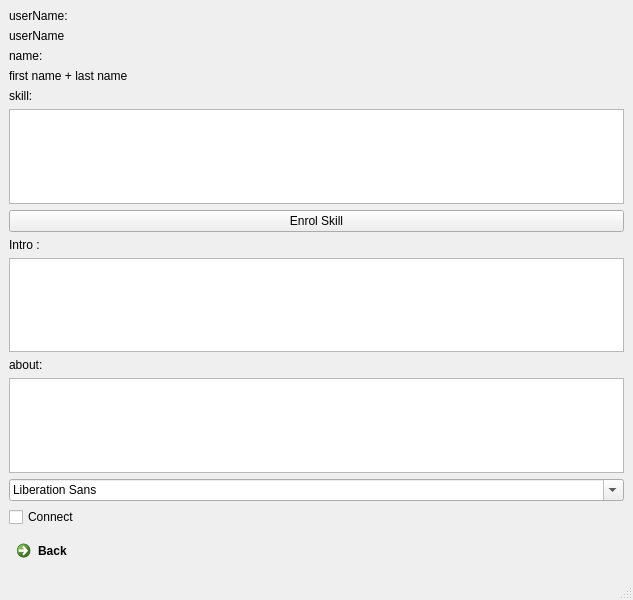
<?xml version="1.0" encoding="UTF-8"?>
<ui version="4.0">
 <class>MainWindow</class>
 <widget class="QMainWindow" name="MainWindow">
  <property name="geometry">
   <rect>
    <x>0</x>
    <y>0</y>
    <width>633</width>
    <height>600</height>
   </rect>
  </property>
  <property name="windowTitle">
   <string>MainWindow</string>
  </property>
  <widget class="QWidget" name="centralwidget">
   <layout class="QVBoxLayout" name="verticalLayout">
    <item>
     <widget class="QLabel" name="label">
      <property name="text">
       <string>userName:</string>
      </property>
     </widget>
    </item>
    <item>
     <widget class="QLabel" name="Username">
      <property name="text">
       <string>userName</string>
      </property>
     </widget>
    </item>
    <item>
     <widget class="QLabel" name="label_3">
      <property name="text">
       <string>name:</string>
      </property>
     </widget>
    </item>
    <item>
     <widget class="QLabel" name="Name">
      <property name="text">
       <string>first name + last name</string>
      </property>
     </widget>
    </item>
    <item>
     <widget class="QLabel" name="label_5">
      <property name="text">
       <string>skill:</string>
      </property>
     </widget>
    </item>
    <item>
     <widget class="QTextBrowser" name="Skill_textBrowser"/>
    </item>
    <item>
     <widget class="QPushButton" name="EnrolSkill">
      <property name="text">
       <string>Enrol Skill</string>
      </property>
     </widget>
    </item>
    <item>
     <widget class="QLabel" name="label_2">
      <property name="text">
       <string>Intro :</string>
      </property>
     </widget>
    </item>
    <item>
     <widget class="QTextBrowser" name="Intro_textBrowser"/>
    </item>
    <item>
     <widget class="QLabel" name="label_4">
      <property name="text">
       <string>about:</string>
      </property>
     </widget>
    </item>
    <item>
     <widget class="QTextBrowser" name="about_textBrowser"/>
    </item>
    <item>
     <widget class="QFontComboBox" name="languages_fontComboBox"/>
    </item>
    <item>
     <widget class="QCheckBox" name="connect_checkBox">
      <property name="text">
       <string>Connect</string>
      </property>
     </widget>
    </item>
    <item>
     <widget class="QCommandLinkButton" name="Back">
      <property name="text">
       <string>Back</string>
      </property>
     </widget>
    </item>
   </layout>
  </widget>
  <widget class="QMenuBar" name="menubar">
   <property name="geometry">
    <rect>
     <x>0</x>
     <y>0</y>
     <width>633</width>
     <height>22</height>
    </rect>
   </property>
  </widget>
  <widget class="QStatusBar" name="statusbar"/>
 </widget>
 <resources/>
 <connections/>
</ui>
